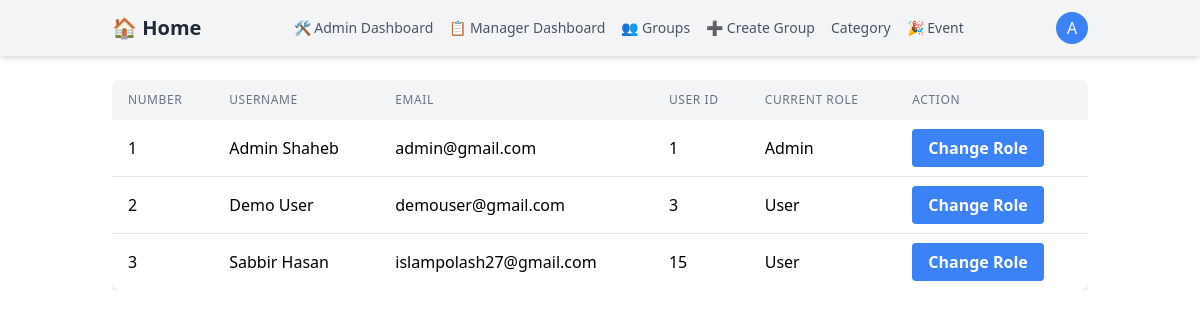
Page /users/admin/dashboard/ (signed in) on the earlier database version.
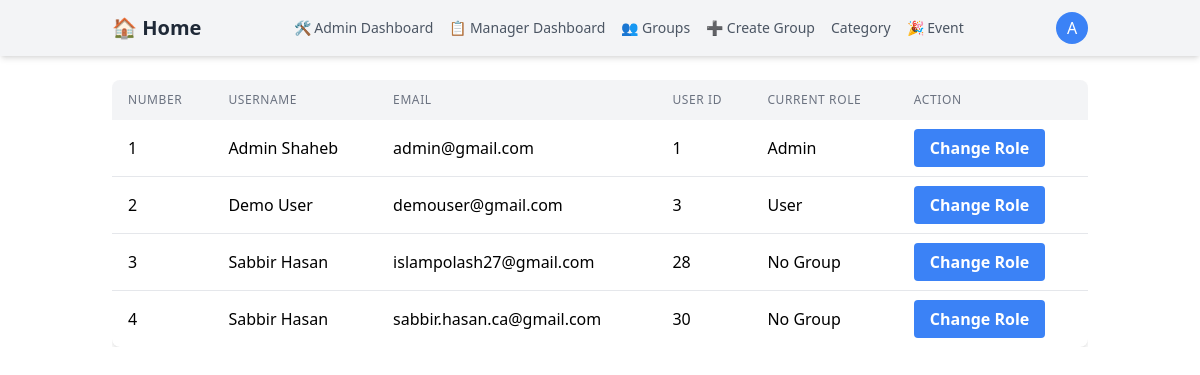
Same page on the later database version.
### users/models.py (models this page shows, shortened)
class CustomUser(AbstractUser):
    bio = models.TextField(blank=True)
    location = models.CharField(max_length=200, blank=True, null=True)
    profession = models.CharField(max_length=200, blank=True, null=True)
    profile_image = models.ImageField(
        upload_to="profile_images",
        default='profile_images/default.png',
        blank=True,
        null=True
    )
    phone_number = models.CharField(
        max_length=11,
        validators=[
            RegexValidator(
                regex=r'^\+?1?\d{9,15}$',
                message="Phone number must be entered in the format: '+88'. Up to 11 digits allowed."
            )
        ], blank=True, null=True
    )
    objects = CustomUserManager()

### users/views.py (the view)
# urls.py: path('admin/dashboard/', AdminDashbaord.as_view(), name='admin-dashboard'),
@method_decorator(user_passes_test(is_manager_or_admin, login_url="no_permission"), name="dispatch")
class AdminDashbaord(View):
    def get(self, request, *args, **kwargs):
        users = User.objects.prefetch_related(
        Prefetch('groups',  queryset=Group.objects.all(), to_attr='all_groups')
        ).all()
        for user in users:
            if user.all_groups:
                user.group_name = user.all_groups[0].name
            else:
                user.group_name = "No Group"
        return render(request, "admin/dashboard.html", {'users': users})

### users/context_processors.py (called while the page is built)
def profile_image(request):
    default_image_url = "https://i.ibb.co/Ndzhyjzz/image.png"
    if request.user.is_authenticated:
        if request.user.profile_image:
            return {'profile_image': request.user.profile_image.url}
        else:
            return {'profile_image': default_image_url}
    else:
        return {'profile_image': default_image_url}

### users/views.py (called while the page is built)
def is_manager(user):
    return "Manager" in [group.name for group in user.groups.all()]

def is_admin(user):
    return "Admin" in [group.name for group in user.groups.all()]

def is_manager_or_admin(user):
    return user.is_authenticated and (is_manager(user) or is_admin(user))

### users/templates/admin/dashboard.html (shortened to what this page needs)
{% load static %}
<!DOCTYPE html>
<html lang="en">
  <head>
    <link rel="stylesheet" href="{% static 'css/output.css' %}">
    <link rel="stylesheet" href="{% static "css/style.css" %}">
  </head>
  <body>
    <header class="bg-gray-100 shadow-md">
      <nav class="container mx-auto px-6 py-3">
        <div class="flex justify-between items-center">
          <a href="{% url "home" %}" class="text-xl font-bold text-gray-800"
            >🏠 Home</a
          >
          <div class="hidden md:flex space-x-4 text-sm font-medium text-gray-600">
            {% if user.is_authenticated and user.is_staff %}
            <a
              href="{% url "dashboard" %}"
              class="text-gray-600 hover:text-gray-800"
              >
              🛠️ Admin Dashboard
              </a
            >
            {% endif %}
            <a
              href="{% url "admin_event" %}"
              class="text-gray-600 hover:text-gray-800"
              >📋 Manager Dashboard</a
            >
            {% if user.is_authenticated and user.is_staff %}
            <a href="{% url 'group_list' %}" class="text-gray-600 hover:text-gray-800"
              >👥 Groups</a
            >
            {% endif %}
            {% if user.is_authenticated and user.is_staff %}
            <a
              href="{% url 'create_group' %}"
              class="text-gray-600 hover:text-gray-800"
              >➕ Create Group</a
            >
            {% endif %}
              <div class="relative drpdwn">
                <button id="category-text" class="text-gray-600 hover:text-gray-800">Category</button>
              </div>
              <a href="{% url "admin_event" %}" class="relative">
                <button class="text-gray-600 rounded-full hover:text-gray-800">🎉 Event</button>
              </a>
          </div>
          <div class="flex items-center">
            <div class="relative">
              <button id="user-menu-button" class="rounded-full p-2 bg-blue-500 text-white w-8 h-8
                flex items-center justify-center hover:bg-gray-700">
                    {% if user.groups.all.0.name == "Admin" %}
                        A
                    {% elif user.groups.all.0.name == "Manager" %}
                        M
                    {% else %}
                        U
                    {% endif %}
                </button>
            </div>
          </div>
        </div>
      </nav>
    </header>
    <main>
      {% if user.is_authenticated and user.is_staff %}
      {% include "admin/user_list.html" %}
      {% endif %}
    </main>
  </body>
  </html>

### users/templates/admin/user_list.html
<div class="container mx-auto p-6">
    <div class="overflow-x-auto">
      <table class="min-w-full bg-white shadow-md rounded-lg overflow-hidden">
        <thead class="bg-gray-100">
          <tr>
            <th
              class="px-4 py-3 text-left text-xs font-medium text-gray-500 uppercase tracking-wider"
            >
              Number
            </th>
            <th
              class="px-4 py-3 text-left text-xs font-medium text-gray-500 uppercase tracking-wider"
            >
              Username
            </th>
            <th
              class="px-4 py-3 text-left text-xs font-medium text-gray-500 uppercase tracking-wider"
            >
              Email
            </th>
            <th
              class="px-4 py-3 text-left text-xs font-medium text-gray-500 uppercase tracking-wider"
            >
              User ID
            </th>
            <th
              class="px-4 py-3 text-left text-xs font-medium text-gray-500 uppercase tracking-wider"
            >
              Current Role
            </th>
            <th
              class="px-4 py-3 text-left text-xs font-medium text-gray-500 uppercase tracking-wider"
            >
              Action
            </th>
          </tr>
        </thead>
        <tbody class="divide-y divide-gray-200">
            {% for user in users %}
            <tr class="hover:bg-gray-50">
                <td class="px-4 py-4 whitespace-nowrap"> {{forloop.counter}} </td>
                <td class="px-4 py-4 whitespace-nowrap"> {{user.first_name}} {{user.last_name}} </td>
                <td class="px-4 py-4 whitespace-nowrap">{{user.email}}</td>
                <td class="px-4 py-4 whitespace-nowrap"> {{user.id}} </td>
                <td class="px-4 py-4 whitespace-nowrap"> {{user.group_name}} </td>
                <td class="px-4 py-4 whitespace-nowrap">
                  <a
                    href="{% url 'assign_role' user.id %}"
                    class="bg-blue-500 hover:bg-blue-600 text-white font-bold py-2 px-4 rounded"
                  >
                    Change Role
                  </a>
                </td>
              </tr>
            {% endfor %}
        </tbody>
      </table>
    </div>
  </div>

Differences in the rows shown:
removed CustomUser: first_name "Sabbir", last_name "Hasan", email "islampolash27@gmail.com", id "15", group_name "User"
added CustomUser: first_name "Sabbir", last_name "Hasan", email "islampolash27@gmail.com", id "28", group_name "No Group"
added CustomUser: first_name "Sabbir", last_name "Hasan", email "sabbir.hasan.ca@gmail.com", id "30", group_name "No Group"
